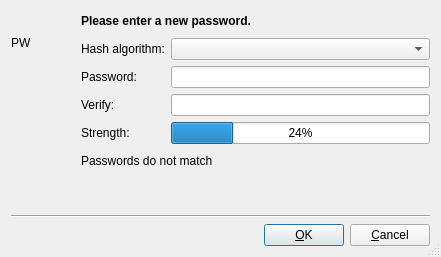
<?xml version="1.0" encoding="UTF-8"?>
<ui version="4.0">
 <class>PasswordEditorDesign</class>
 <widget class="QDialog" name="PasswordEditorDesign">
  <property name="geometry">
   <rect>
    <x>0</x>
    <y>0</y>
    <width>441</width>
    <height>257</height>
   </rect>
  </property>
  <property name="windowTitle">
   <string>New password</string>
  </property>
  <property name="sizeGripEnabled">
   <bool>true</bool>
  </property>
  <layout class="QGridLayout">
   <item row="0" column="0">
    <widget class="QLabel" name="iconLabel">
     <property name="sizePolicy">
      <sizepolicy hsizetype="Fixed" vsizetype="Fixed">
       <horstretch>0</horstretch>
       <verstretch>0</verstretch>
      </sizepolicy>
     </property>
     <property name="minimumSize">
      <size>
       <width>64</width>
       <height>64</height>
      </size>
     </property>
     <property name="text">
      <string comment="DO NOT TRANSLATE">PW</string>
     </property>
     <property name="wordWrap">
      <bool>false</bool>
     </property>
    </widget>
   </item>
   <item row="1" column="0">
    <spacer name="spacer3">
     <property name="orientation">
      <enum>Qt::Vertical</enum>
     </property>
     <property name="sizeType">
      <enum>QSizePolicy::Expanding</enum>
     </property>
     <property name="sizeHint" stdset="0">
      <size>
       <width>20</width>
       <height>70</height>
      </size>
     </property>
    </spacer>
   </item>
   <item row="4" column="0" colspan="2">
    <layout class="QHBoxLayout">
     <item>
      <spacer name="Horizontal Spacing2">
       <property name="orientation">
        <enum>Qt::Horizontal</enum>
       </property>
       <property name="sizeType">
        <enum>QSizePolicy::Expanding</enum>
       </property>
       <property name="sizeHint" stdset="0">
        <size>
         <width>20</width>
         <height>20</height>
        </size>
       </property>
      </spacer>
     </item>
     <item>
      <widget class="QPushButton" name="okButton">
       <property name="text">
        <string>&amp;OK</string>
       </property>
       <property name="shortcut">
        <string/>
       </property>
       <property name="default">
        <bool>true</bool>
       </property>
      </widget>
     </item>
     <item>
      <widget class="QPushButton" name="cancelButton">
       <property name="text">
        <string>&amp;Cancel</string>
       </property>
       <property name="shortcut">
        <string/>
       </property>
       <property name="autoDefault">
        <bool>true</bool>
       </property>
       <property name="default">
        <bool>false</bool>
       </property>
      </widget>
     </item>
    </layout>
   </item>
   <item row="3" column="0" colspan="2">
    <widget class="Line" name="line1">
     <property name="frameShape">
      <enum>QFrame::HLine</enum>
     </property>
     <property name="frameShadow">
      <enum>QFrame::Sunken</enum>
     </property>
    </widget>
   </item>
   <item row="2" column="1">
    <spacer name="spacer2">
     <property name="orientation">
      <enum>Qt::Vertical</enum>
     </property>
     <property name="sizeType">
      <enum>QSizePolicy::Expanding</enum>
     </property>
     <property name="sizeHint" stdset="0">
      <size>
       <width>41</width>
       <height>16</height>
      </size>
     </property>
    </spacer>
   </item>
   <item row="0" column="1" rowspan="2">
    <layout class="QGridLayout">
     <item row="4" column="0">
      <widget class="QLabel" name="textLabel1">
       <property name="text">
        <string>Strength:</string>
       </property>
       <property name="wordWrap">
        <bool>false</bool>
       </property>
      </widget>
     </item>
     <item row="1" column="0">
      <widget class="QLabel" name="textLabel3">
       <property name="text">
        <string>Hash algorithm:</string>
       </property>
       <property name="alignment">
        <set>Qt::AlignVCenter</set>
       </property>
       <property name="wordWrap">
        <bool>false</bool>
       </property>
      </widget>
     </item>
     <item row="3" column="1">
      <widget class="QLineEdit" name="passwordSaveEdit">
       <property name="echoMode">
        <enum>QLineEdit::Password</enum>
       </property>
      </widget>
     </item>
     <item row="2" column="0">
      <widget class="QLabel" name="textLabel4">
       <property name="text">
        <string>Password:</string>
       </property>
       <property name="alignment">
        <set>Qt::AlignVCenter</set>
       </property>
       <property name="wordWrap">
        <bool>false</bool>
       </property>
      </widget>
     </item>
     <item row="3" column="0">
      <widget class="QLabel" name="textLabel5">
       <property name="text">
        <string>Verify:</string>
       </property>
       <property name="wordWrap">
        <bool>false</bool>
       </property>
      </widget>
     </item>
     <item row="5" column="0" colspan="2">
      <widget class="QLabel" name="passwordLabel">
       <property name="text">
        <string>Passwords do not match</string>
       </property>
       <property name="wordWrap">
        <bool>false</bool>
       </property>
      </widget>
     </item>
     <item row="0" column="0" colspan="2">
      <widget class="QLabel" name="textLabel2">
       <property name="text">
        <string>&lt;b&gt;Please enter a new password.&lt;/b&gt;</string>
       </property>
       <property name="alignment">
        <set>Qt::AlignVCenter</set>
       </property>
       <property name="wordWrap">
        <bool>true</bool>
       </property>
      </widget>
     </item>
     <item row="2" column="1">
      <widget class="QLineEdit" name="passwordEdit">
       <property name="echoMode">
        <enum>QLineEdit::Password</enum>
       </property>
      </widget>
     </item>
     <item row="1" column="1">
      <widget class="QComboBox" name="methodBox"/>
     </item>
     <item row="4" column="1">
      <widget class="QProgressBar" name="progressBar">
       <property name="value">
        <number>24</number>
       </property>
      </widget>
     </item>
    </layout>
   </item>
  </layout>
 </widget>
 <layoutdefault spacing="6" margin="11"/>
 <pixmapfunction>qPixmapFromMimeSource</pixmapfunction>
 <tabstops>
  <tabstop>methodBox</tabstop>
  <tabstop>passwordEdit</tabstop>
  <tabstop>passwordSaveEdit</tabstop>
  <tabstop>okButton</tabstop>
  <tabstop>cancelButton</tabstop>
 </tabstops>
 <resources/>
 <connections>
  <connection>
   <sender>okButton</sender>
   <signal>clicked()</signal>
   <receiver>PasswordEditorDesign</receiver>
   <slot>accept()</slot>
   <hints>
    <hint type="sourcelabel">
     <x>20</x>
     <y>20</y>
    </hint>
    <hint type="destinationlabel">
     <x>20</x>
     <y>20</y>
    </hint>
   </hints>
  </connection>
  <connection>
   <sender>cancelButton</sender>
   <signal>clicked()</signal>
   <receiver>PasswordEditorDesign</receiver>
   <slot>reject()</slot>
   <hints>
    <hint type="sourcelabel">
     <x>20</x>
     <y>20</y>
    </hint>
    <hint type="destinationlabel">
     <x>20</x>
     <y>20</y>
    </hint>
   </hints>
  </connection>
  <connection>
   <sender>passwordEdit</sender>
   <signal>textChanged(QString)</signal>
   <receiver>PasswordEditorDesign</receiver>
   <slot>passwordChanged()</slot>
   <hints>
    <hint type="sourcelabel">
     <x>20</x>
     <y>20</y>
    </hint>
    <hint type="destinationlabel">
     <x>20</x>
     <y>20</y>
    </hint>
   </hints>
  </connection>
  <connection>
   <sender>passwordSaveEdit</sender>
   <signal>textChanged(QString)</signal>
   <receiver>PasswordEditorDesign</receiver>
   <slot>passwordChanged()</slot>
   <hints>
    <hint type="sourcelabel">
     <x>20</x>
     <y>20</y>
    </hint>
    <hint type="destinationlabel">
     <x>20</x>
     <y>20</y>
    </hint>
   </hints>
  </connection>
 </connections>
</ui>
